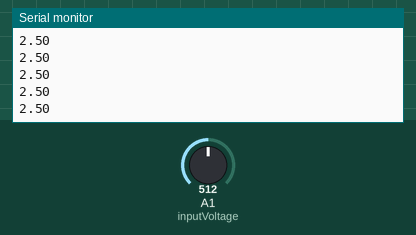
Recording of a sketch running on a simulated Arduino Uno, built with avr-gcc and run on an emulated ATmega328P. On the bench: the last lines printed to the serial monitor. The test bench sets the inputs (shaded band); at power-on: A1 (inputVoltage) = 512.

Above: at 1.2 s.
1.3 s: A1 (inputVoltage) set to 716
At 1.68 s:
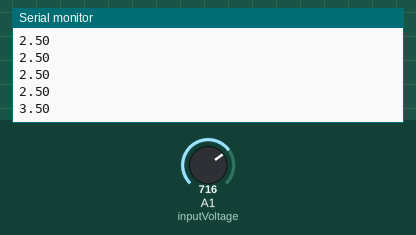
2.8 s: A1 (inputVoltage) set to 900
At 2.94 s:
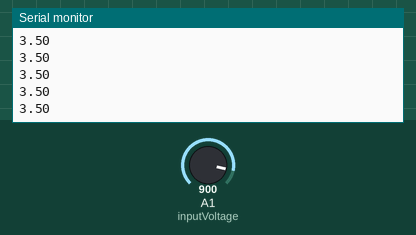
Timing chart, 0 to 5.8 s (numbered marks = the images above; inputs shaded):
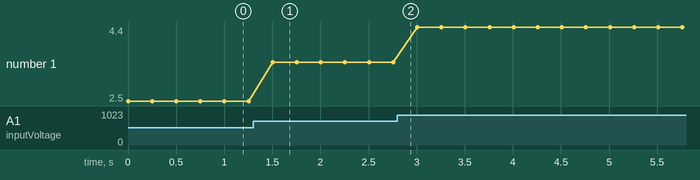

The sketch:

varriableResistor.ino
```cpp
// Pin definitions
const int inputVoltage = A1;
int readVoltage;
int delaySeconds = 250;
float outputVoltage;

void setup() {
  Serial.begin(9600);
}

void loop() {
  readVoltage = analogRead(inputVoltage);

  outputVoltage = (5.0 / 1023.0 ) * readVoltage;
  Serial.println(outputVoltage);

  delay(delaySeconds);
}
```

Measured:
- after the input at 1.3 s, the serial monitor: prints a new line after 0.20 s (image 1)
- plotted number 1: 2.5 → 3.5 after the input at 1.3 s, 3.5 → 4.4 after the input at 2.8 s
